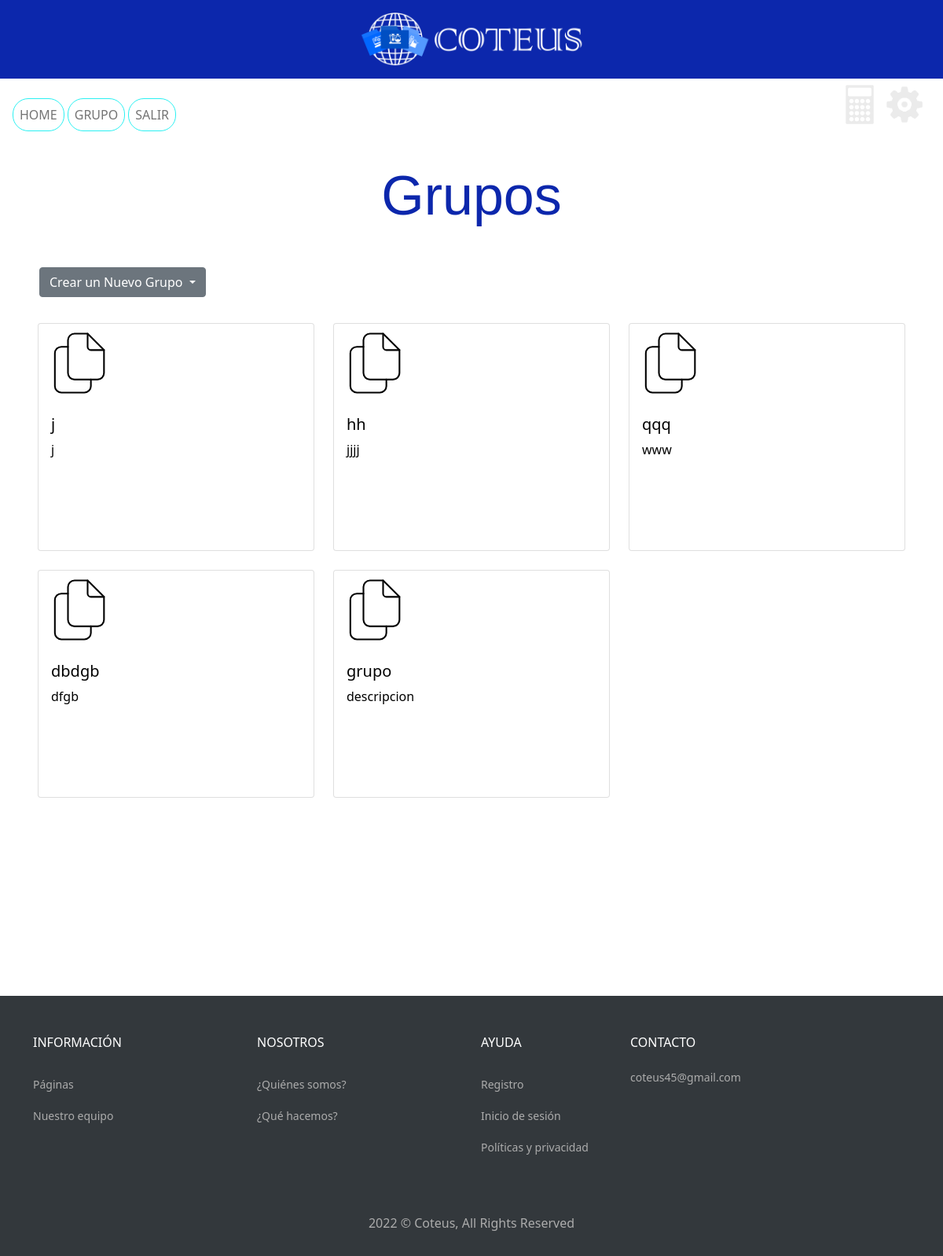
/Grupo/index.php (signed in), run on the app's committed database.
### tables this page shows
CREATE TABLE `groups_t` (
  `id_group` int(11) NOT NULL,
  `name` varchar(20) NOT NULL,
  `description` text DEFAULT NULL,
  `date_created` datetime NOT NULL DEFAULT current_timestamp(),
  `key` int(5) NOT NULL,
  `id_admin` int(11) NOT NULL
);

### datos/datos.php (called while the page is built, shortened)
<?php
class datos{
  public static function get_groups($user_id){
    require '../database/database.php';
    $query="
      SELECT
        `groups_t`.`id_group`,
        `groups_t`.`id_admin`,
        `groups_t`.`name`,
        `groups_t`.`description`,
        `groups_t`.`date_created`,
        `groups_t`.`key`
      FROM `groups_t`
        INNER JOIN `members_t`
          ON `groups_t`.`id_group` = `members_t`.`id_group`
        INNER JOIN `employees_t`
          ON `employees_t`.`id_employee` = `members_t`.`id_employee`
      WHERE `employees_t`.`id_employee` = :id_employee
      ORDER BY `groups_t`.`id_group` DESC
    ";
    $stmt = $conexion->prepare($query);
    $stmt->bindParam(':id_employee', $user_id);
    $stmt->execute();
    $resp = $stmt->fetchAll(PDO::FETCH_OBJ);
    return $resp;
  }
}

### class/group.php (called while the page is built, shortened)
<?php
  class group{
    public static function getgroups($user_id){
      require_once "../datos/datos.php";
      $groups_list = datos::get_groups($user_id);
      return $groups_list;
    }
    public static function getURL($userid, $idgrup){
      require_once "../datos/datos.php";
      $groups_list = group::getgroups($userid);
      foreach($groups_list as $group){
        if($group->id_group == $idgrup){
          $grcl = $group->id_group . "-" . $group->key;
          $grclh = password_hash($grcl, PASSWORD_BCRYPT);
          $url = "http://" . $_SERVER['HTTP_HOST'] . "/coteus/link/?grcl=" . $grclh;
          $idgrup = $group->id_group;
          return $url;
        }
      }
    }
  }
?>

### Grupo/index.php (the view, shortened to what this page needs)
<?php
  if(isset($_SESSION['user_id'])){
    $user_id = $_SESSION['user_id'];
  }
  else{
    header('Location: ../');
  }
?>
<!DOCTYPE html>
<html lang="en">
  <head>
    <link rel="stylesheet" type="text/css" href="styles/main.css">
    <link rel="stylesheet" href="styles/bootstrap.min.css">
    <link rel="stylesheet" href="../partials/upload_files/upload_files.css">
    <?php
      require '../partials/linkCSS.php';
    ?>
  </head>
  <body>
    <div class="header">
    <?php
      require "../partials/HTML/header/header.php";
    ?>
    </div>
  <div class="pages">
    <?php
      include "../partials/HTML/nav/nav.php";
    ?>
</div>
    <div class="grupos m-5">
      <h2 class="titulo">Grupos</h2>
    </div>
    <?php
      require_once '../class/group.php';
      $groups_list = group::getgroups($user_id);
    ?>
    <div class="dropdown" id="ng">
      <button class="btn btn-secondary dropdown-toggle" type="button" id="dropdownMenuTask" data-bs-toggle="dropdown" aria-expanded="false">
        Crear un Nuevo Grupo
      </button>
    </div>
    <div class="row row-cols-1 row-cols-md-3 g-4 mt-5 p-5">
      <?php foreach ($groups_list as $group): ?>
        <a href="<?php require_once '../class/group.php'; $url="yy"; $url=group::getURL($user_id, $group->id_group); echo($url); ?>">
          <div class="col" id="cu">
            <div class="card h-100">
              <div class="card-img-top icon-card">
              </div>
              <div class="card-body">
                <h5 class="card-title">
                  <?= $group->name ?>
                </h5>
                <p class="card-text">
                  <?= $group->description ?>
                </p>
              </div>
            </div>
          </div>
        </a>
      <?php endforeach; ?>
    </div>
    <br>
    <br>
    <br>
    <br>
    <br>
    <?php
      require ("../partials/HTML/footer/footer.php");
    ?>
  </body>
</html>

### Grupo/styles/main.css (style rules this page uses)
.titulo { color: #0c27ac; font-family: 'Colonna MT', sans-serif; font-size: 70px; margin-top: -3%; text-align: center; }
#ng { position: absolute; top: 340px; margin-left: 50px; margin-bottom: 0%; padding-bottom: -10px; }
a { text-decoration: none; color: black; }
#cu { height: 290px; }

### partials/HTML/header/style.css (style rules this page uses)
* { margin: 0; padding: 0; box-sizing: border-box; }
.header { background-color: #0C27AC; height: 100px; }

### data on the page
groups_t: name "j", description "j"
groups_t: name "hh", description "jjjj"
groups_t: name "qqq", description "www"
groups_t: name "dbdgb", description "dfgb"
groups_t: name "grupo", description "descripcion"
